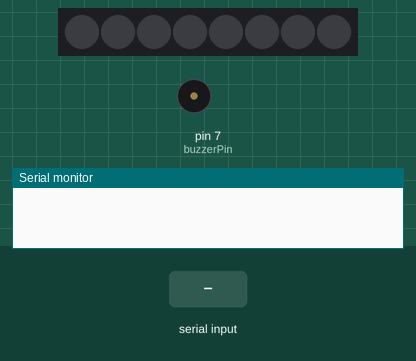
The sketch below on a simulated Arduino Mega 2560, built with avr-gcc and run on an emulated ATmega2560. Parts: 8 RGB LEDs in strip order, left to right, buzzer (waves = sounding), the last lines printed to the serial monitor. Inputs (shaded band) come from the test bench.

Above: at 1.2 s.
1.3 s: "1" received over the second serial link
At 1.55 s:
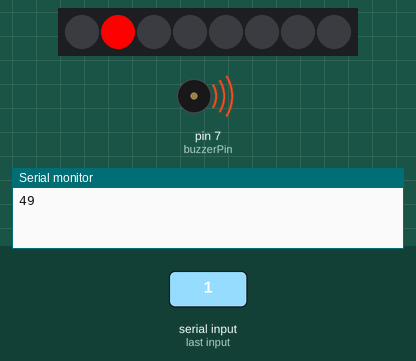
At 2.8 s:
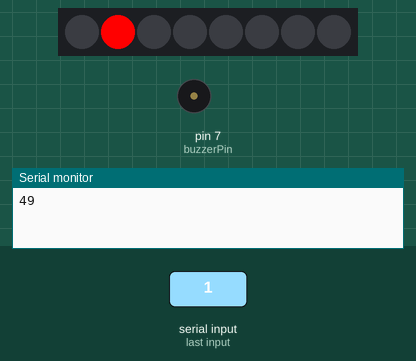
Timing chart, 0 to 4.3 s (numbered marks = the images above; inputs shaded):
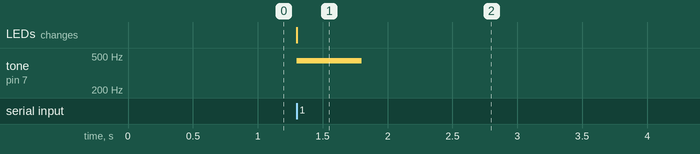

The sketch:

FProj_Output.ino
```cpp
#include <FastLED.h>


#define DATA_PIN 6
#define NUM_LEDS 8
bool detected = false;
unsigned long currentMillis = 0;
int toneFrequency = 440;


unsigned long previousMillis = 0;


unsigned long toneStartMillis = 0;
bool isTonePlaying = false;
int toneDuration = 500; // half a second


bool isDelayRunning = false;
CRGB leds[NUM_LEDS];


// constants won't change. They're used here to set pin numbers:


// variables will change:


#define SERIAL_PORT Serial1
int buzzerPin = 7;
int prevValue = -1; // initialize with an invalid previous value to detect the first change


void setup() {
  // initialize the LED pin as an output:
  FastLED.addLeds<NEOPIXEL, DATA_PIN>(leds, NUM_LEDS);
  FastLED.clear();
  Serial.begin(9600);
  SERIAL_PORT.begin(9600);
  fill_solid(leds, NUM_LEDS, CRGB::Black);
  FastLED.show();
}


void loop() {
  currentMillis = millis();


  if (SERIAL_PORT.available() > 0) {
    int incomingByte = SERIAL_PORT.read();
    Serial.println(incomingByte);
    fill_solid(leds, NUM_LEDS, CRGB::Black);


    if (incomingByte != prevValue) {
      // Play the tone for half a second when there's a change
      tone(buzzerPin, toneFrequency);
      isTonePlaying = true;
      toneStartMillis = currentMillis;


      prevValue = incomingByte; // Update the previous value


      if (incomingByte <= 45) {
        leds[0] = CRGB::Red;
      } else if (incomingByte <= 90) {
        leds[1] = CRGB::Red;
      } else if (incomingByte <= 135) {
        leds[2] = CRGB::Red;
      } else if (incomingByte <= 180) {
        leds[3] = CRGB::Red;
      } else if (incomingByte <= 225) {
        leds[4] = CRGB::Red;
      } else if (incomingByte <= 270) {
        leds[5] = CRGB::Red;
      } else if (incomingByte <= 315) {
        leds[6] = CRGB::Red;
      } else if (incomingByte <= 360) {
        leds[7] = CRGB::Red;
      }


      FastLED.show();
    }
  }


  // Check if the tone should stop
  if (isTonePlaying && (currentMillis - toneStartMillis >= toneDuration)) {
    noTone(buzzerPin);
    isTonePlaying = false;
  }
}
```

Measured:
- after the input at 1.3 s, tone on pin 7 (buzzerPin): silent → 440 Hz at once, → silent 0.50 s later; the LEDs: change at once (image 1)
